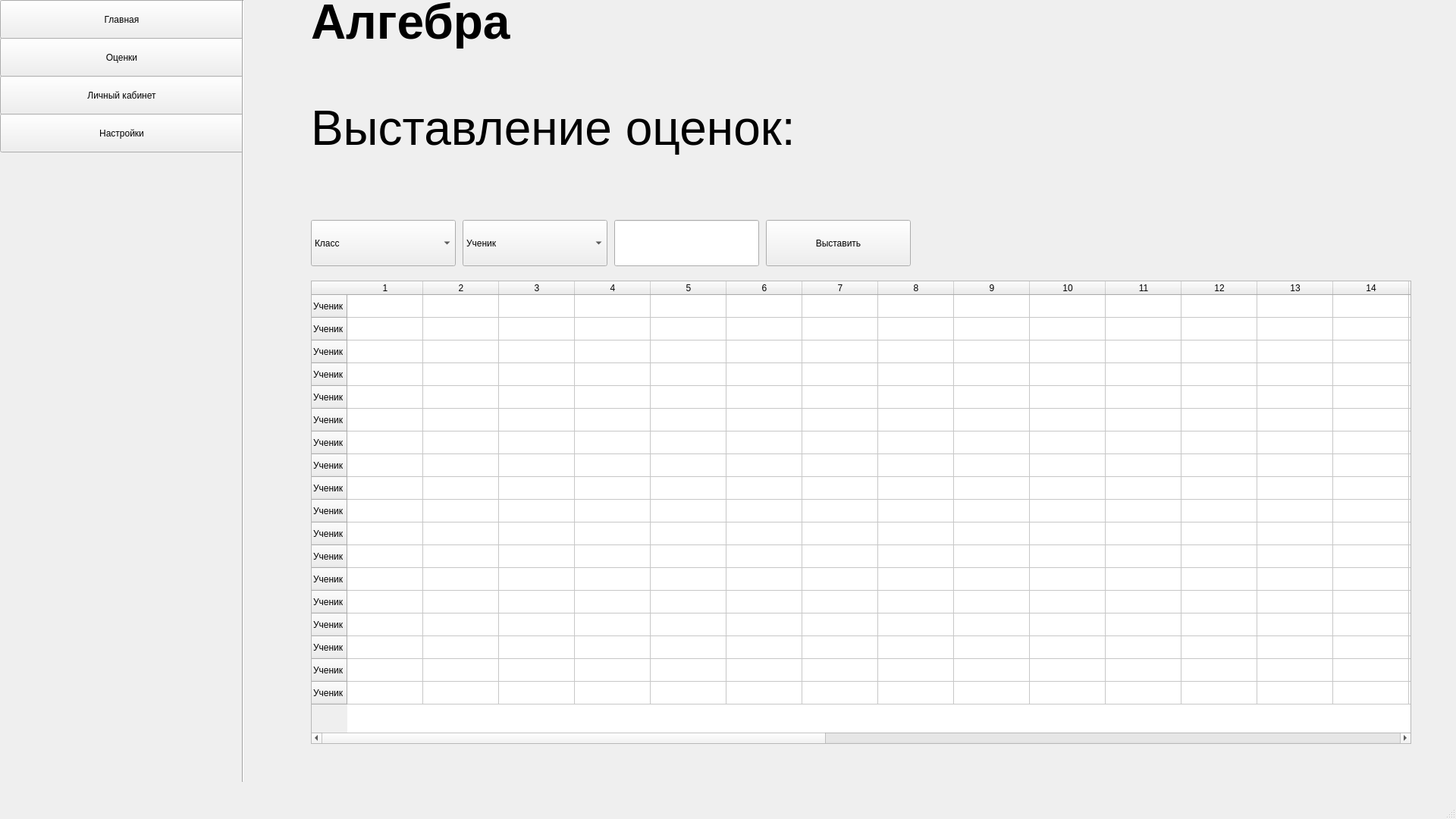
<?xml version="1.0" encoding="UTF-8"?>
<ui version="4.0">
 <class>MainWindow</class>
 <widget class="QMainWindow" name="MainWindow">
  <property name="geometry">
   <rect>
    <x>0</x>
    <y>0</y>
    <width>1920</width>
    <height>1080</height>
   </rect>
  </property>
  <property name="windowTitle">
   <string>MainWindow</string>
  </property>
  <widget class="QWidget" name="centralwidget">
   <widget class="QPushButton" name="b_main">
    <property name="geometry">
     <rect>
      <x>0</x>
      <y>0</y>
      <width>321</width>
      <height>51</height>
     </rect>
    </property>
    <property name="text">
     <string>Главная</string>
    </property>
   </widget>
   <widget class="QPushButton" name="b_order">
    <property name="geometry">
     <rect>
      <x>0</x>
      <y>50</y>
      <width>321</width>
      <height>51</height>
     </rect>
    </property>
    <property name="text">
     <string>Оценки</string>
    </property>
   </widget>
   <widget class="QPushButton" name="b_psc">
    <property name="geometry">
     <rect>
      <x>0</x>
      <y>100</y>
      <width>321</width>
      <height>51</height>
     </rect>
    </property>
    <property name="text">
     <string>Личный кабинет</string>
    </property>
   </widget>
   <widget class="QPushButton" name="b_setting">
    <property name="geometry">
     <rect>
      <x>0</x>
      <y>150</y>
      <width>321</width>
      <height>51</height>
     </rect>
    </property>
    <property name="text">
     <string>Настройки</string>
    </property>
   </widget>
   <widget class="Line" name="line">
    <property name="geometry">
     <rect>
      <x>310</x>
      <y>0</y>
      <width>20</width>
      <height>1031</height>
     </rect>
    </property>
    <property name="orientation">
     <enum>Qt::Vertical</enum>
    </property>
   </widget>
   <widget class="QLabel" name="object">
    <property name="geometry">
     <rect>
      <x>410</x>
      <y>-40</y>
      <width>471</width>
      <height>141</height>
     </rect>
    </property>
    <property name="text">
     <string>&lt;html&gt;&lt;head/&gt;&lt;body&gt;&lt;p&gt;&lt;span style=&quot; font-size:48pt; font-weight:600;&quot;&gt;Алгебра&lt;/span&gt;&lt;/p&gt;&lt;/body&gt;&lt;/html&gt;</string>
    </property>
   </widget>
   <widget class="QLabel" name="order_prev">
    <property name="geometry">
     <rect>
      <x>410</x>
      <y>120</y>
      <width>1621</width>
      <height>141</height>
     </rect>
    </property>
    <property name="text">
     <string>&lt;html&gt;&lt;head/&gt;&lt;body&gt;&lt;p&gt;&lt;span style=&quot; font-size:48pt;&quot;&gt;Выставление оценок:&lt;/span&gt;&lt;/p&gt;&lt;p&gt;&lt;br/&gt;&lt;/p&gt;&lt;/body&gt;&lt;/html&gt;</string>
    </property>
   </widget>
   <widget class="QComboBox" name="s_class">
    <property name="geometry">
     <rect>
      <x>410</x>
      <y>290</y>
      <width>191</width>
      <height>61</height>
     </rect>
    </property>
    <item>
     <property name="text">
      <string>Класс</string>
     </property>
    </item>
   </widget>
   <widget class="QComboBox" name="s_student">
    <property name="geometry">
     <rect>
      <x>610</x>
      <y>290</y>
      <width>191</width>
      <height>61</height>
     </rect>
    </property>
    <item>
     <property name="text">
      <string>Ученик</string>
     </property>
    </item>
   </widget>
   <widget class="QLineEdit" name="grade">
    <property name="geometry">
     <rect>
      <x>810</x>
      <y>290</y>
      <width>191</width>
      <height>61</height>
     </rect>
    </property>
   </widget>
   <widget class="QTableWidget" name="orders">
    <property name="geometry">
     <rect>
      <x>410</x>
      <y>370</y>
      <width>1451</width>
      <height>611</height>
     </rect>
    </property>
    <row>
     <property name="text">
      <string>Ученик</string>
     </property>
    </row>
    <row>
     <property name="text">
      <string>Ученик</string>
     </property>
    </row>
    <row>
     <property name="text">
      <string>Ученик</string>
     </property>
    </row>
    <row>
     <property name="text">
      <string>Ученик</string>
     </property>
    </row>
    <row>
     <property name="text">
      <string>Ученик</string>
     </property>
    </row>
    <row>
     <property name="text">
      <string>Ученик</string>
     </property>
    </row>
    <row>
     <property name="text">
      <string>Ученик</string>
     </property>
    </row>
    <row>
     <property name="text">
      <string>Ученик</string>
     </property>
    </row>
    <row>
     <property name="text">
      <string>Ученик</string>
     </property>
    </row>
    <row>
     <property name="text">
      <string>Ученик</string>
     </property>
    </row>
    <row>
     <property name="text">
      <string>Ученик</string>
     </property>
    </row>
    <row>
     <property name="text">
      <string>Ученик</string>
     </property>
    </row>
    <row>
     <property name="text">
      <string>Ученик</string>
     </property>
    </row>
    <row>
     <property name="text">
      <string>Ученик</string>
     </property>
    </row>
    <row>
     <property name="text">
      <string>Ученик</string>
     </property>
    </row>
    <row>
     <property name="text">
      <string>Ученик</string>
     </property>
    </row>
    <row>
     <property name="text">
      <string>Ученик</string>
     </property>
    </row>
    <row>
     <property name="text">
      <string>Ученик</string>
     </property>
    </row>
    <column>
     <property name="text">
      <string>1</string>
     </property>
    </column>
    <column>
     <property name="text">
      <string>2</string>
     </property>
    </column>
    <column>
     <property name="text">
      <string>3</string>
     </property>
    </column>
    <column>
     <property name="text">
      <string>4</string>
     </property>
    </column>
    <column>
     <property name="text">
      <string>5</string>
     </property>
    </column>
    <column>
     <property name="text">
      <string>6</string>
     </property>
    </column>
    <column>
     <property name="text">
      <string>7</string>
     </property>
    </column>
    <column>
     <property name="text">
      <string>8</string>
     </property>
    </column>
    <column>
     <property name="text">
      <string>9</string>
     </property>
    </column>
    <column>
     <property name="text">
      <string>10</string>
     </property>
    </column>
    <column>
     <property name="text">
      <string>11</string>
     </property>
    </column>
    <column>
     <property name="text">
      <string>12</string>
     </property>
    </column>
    <column>
     <property name="text">
      <string>13</string>
     </property>
    </column>
    <column>
     <property name="text">
      <string>14</string>
     </property>
    </column>
    <column>
     <property name="text">
      <string>15</string>
     </property>
    </column>
    <column>
     <property name="text">
      <string>16</string>
     </property>
    </column>
    <column>
     <property name="text">
      <string>17</string>
     </property>
    </column>
    <column>
     <property name="text">
      <string>18</string>
     </property>
    </column>
    <column>
     <property name="text">
      <string>19</string>
     </property>
    </column>
    <column>
     <property name="text">
      <string>20</string>
     </property>
    </column>
    <column>
     <property name="text">
      <string>21</string>
     </property>
    </column>
    <column>
     <property name="text">
      <string>22</string>
     </property>
    </column>
    <column>
     <property name="text">
      <string>23</string>
     </property>
    </column>
    <column>
     <property name="text">
      <string>24</string>
     </property>
    </column>
    <column>
     <property name="text">
      <string>25</string>
     </property>
    </column>
    <column>
     <property name="text">
      <string>26</string>
     </property>
    </column>
    <column>
     <property name="text">
      <string>27</string>
     </property>
    </column>
    <column>
     <property name="text">
      <string>28</string>
     </property>
    </column>
    <column>
     <property name="text">
      <string>29</string>
     </property>
    </column>
    <column>
     <property name="text">
      <string>31</string>
     </property>
    </column>
    <item row="0" column="0">
     <property name="text">
      <string/>
     </property>
    </item>
   </widget>
   <widget class="QPushButton" name="done_order">
    <property name="geometry">
     <rect>
      <x>1010</x>
      <y>290</y>
      <width>191</width>
      <height>61</height>
     </rect>
    </property>
    <property name="text">
     <string>Выставить</string>
    </property>
   </widget>
  </widget>
  <widget class="QMenuBar" name="menubar">
   <property name="geometry">
    <rect>
     <x>0</x>
     <y>0</y>
     <width>1920</width>
     <height>21</height>
    </rect>
   </property>
  </widget>
  <widget class="QStatusBar" name="statusbar"/>
 </widget>
 <resources/>
 <connections/>
</ui>
